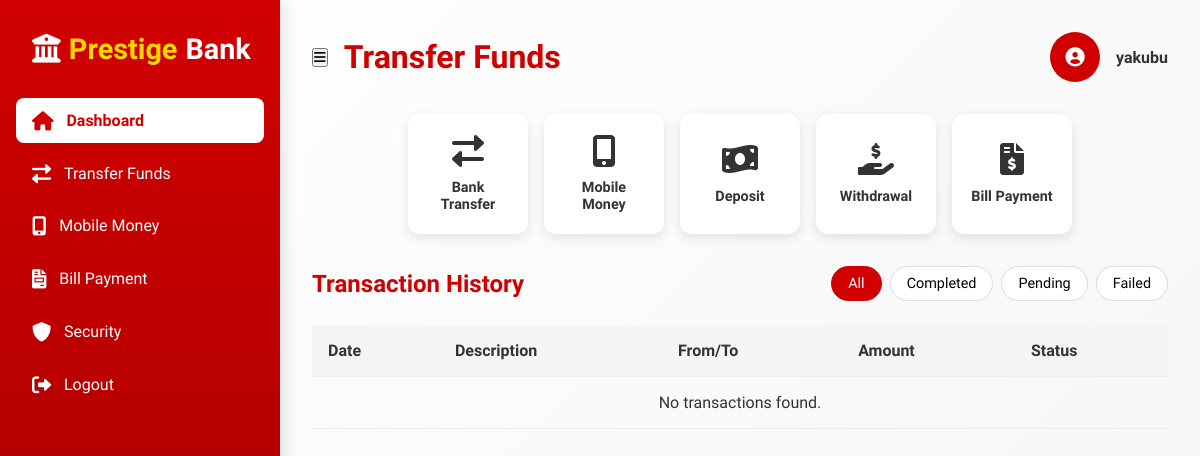
Before: /transfer/ (signed in) with the older database file.
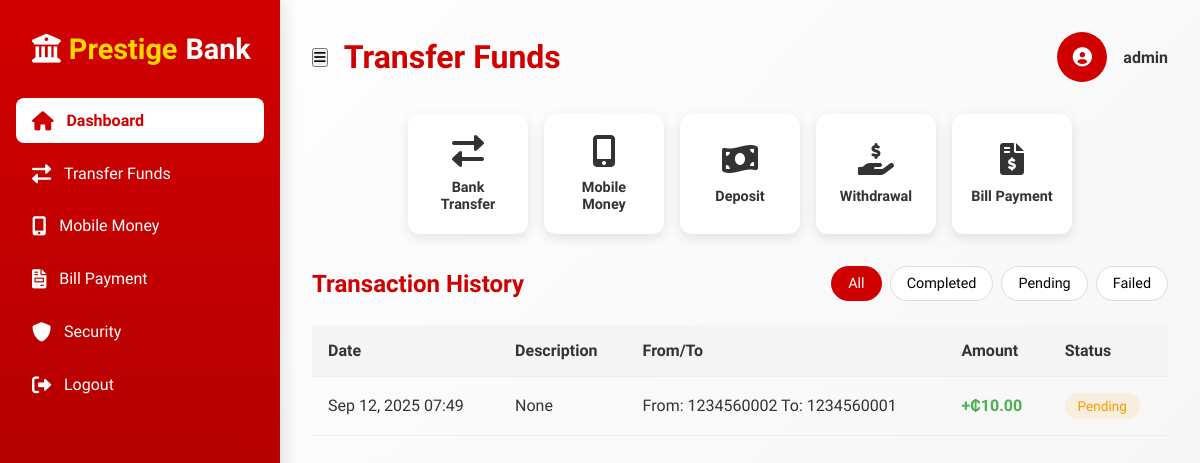
After: the same page with the newer database file.
### accounts/models.py (models this page shows, shortened)
class User(AbstractBaseUser):
    image = models.ImageField(null=True, blank=True)
    username = models.CharField(max_length=100, null=True, blank=True, unique=True)
    full_name = models.CharField(max_length=200, blank=True, null=True)
    email = models.EmailField(unique=True)
    phone = models.CharField(max_length=20, null=True, blank=True)
    biometric_data = models.TextField(null=True, blank=True)
    is_biometric_enabled = models.BooleanField(default=False)
    is_active = models.BooleanField(default=True)
    date_joined = models.DateTimeField(verbose_name="date joined", auto_now_add=True)
    last_login = models.DateTimeField(verbose_name="last joined", auto_now=True)
    is_admin = models.BooleanField(default=False)
    is_staff = models.BooleanField(default=False)
    is_superuser = models.BooleanField(default=False)
    is_ceo = models.BooleanField(default=False, null=True, blank=True)
    is_manager = models.BooleanField(default=False, null=True, blank=True)
    objects = MyAccountManager()
    USERNAME_FIELD = "email"
    REQUIRED_FIELDS = []
    class Meta:
        verbose_name_plural = "Users"
        ordering = ["-id"]
    def get_full_name(self):
        return self.full_name if self.full_name else self.email.split('@')[0]

### bank/models.py (models this page shows, shortened)
class Transaction(TimeBaseModel):
    TRANSACTION_TYPES = [
        ("TRANSFER", "Bank Transfer"),
        ("MOBILE_MONEY", "Mobile Money"),
        ("DEPOSIT", "Deposit"),
        ("WITHDRAWAL", "Withdrawal"),
        ("BILL_PAYMENT", "Bill Payment"),
    ]
    STATUS_CHOICES = [
        ("PENDING", "Pending"),
        ("COMPLETED", "Completed"),
        ("FAILED", "Failed"),
    ]
    transaction_id = models.CharField(max_length=30, unique=True, null=True, blank=True)
    transaction_type = models.CharField(max_length=20, choices=TRANSACTION_TYPES)
    amount = models.DecimalField(max_digits=15, decimal_places=2)
    currency = models.CharField(max_length=3, default="GHS")
    sender_account = models.ForeignKey(
        Account, on_delete=models.PROTECT, related_name="sent_transactions"
    )
    recipient_account = models.ForeignKey(
        Account,
        on_delete=models.PROTECT,
        related_name="received_transactions",
        null=True,
        blank=True,
    )
    recipient_number = models.CharField(max_length=20, null=True, blank=True)
    description = models.TextField(null=True, blank=True)
    status = models.CharField(max_length=10, choices=STATUS_CHOICES, default="PENDING")
    timestamp = models.DateTimeField(auto_now_add=True)
    metadata = models.JSONField(default=dict)
    class Meta:
        ordering = ["-timestamp"]

class Account(TimeBaseModel):
    ACCOUNT_TYPES = [
        ("SAVINGS", "Savings Account"),
        ("CHECKING", "Checking Account"),
        ("FIXED", "Fixed Deposit"),
    ]
    STATUS_CHOICES = [
        ("ACTIVE", "Active"),
        ("DORMANT", "Dormant"),
        ("CLOSED", "Closed"),
    ]
    BIN = "123456"
    customer = models.ForeignKey(User, on_delete=models.CASCADE)
    account_number = models.CharField(max_length=20, unique=True, null=True, blank=True)
    account_type = models.CharField(max_length=20, choices=ACCOUNT_TYPES)
    balance = models.DecimalField(max_digits=15, decimal_places=2, default=0.00)
    currency = models.CharField(max_length=3, default="GHS")
    status = models.CharField(max_length=10, choices=STATUS_CHOICES, default="ACTIVE")
    date_opened = models.DateTimeField(default=timezone.now)
    is_interoperable = models.BooleanField(default=True)
    class Meta:
        ordering = ["-date_opened"]

### bank/views.py (the view)
# urls.py: path("transfer/", views.transfer_funds, name="transfer_funds"),
@login_required
def transfer_funds(request):
    return render(request, "main/transfer.html", {
        "accounts": Account.objects.filter(customer=request.user),
        "transfer_form": TransferForm(user=request.user),
        "mobile_money_form": MobileMoneyForm(user=request.user),
        "bill_payment_form": BillPaymentForm(user=request.user),
        "deposit_form": DepositForm(user=request.user),
        "withdrawal_form": WithdrawalForm(user=request.user),
        "recent_transactions": Transaction.objects.filter(
            Q(sender_account__customer=request.user) |
            Q(recipient_account__customer=request.user)
        ).order_by("-timestamp")[:10],
    })

### templates/main/transfer.html (shortened to what this page needs)
{% extends "main/base.html" %}
{% block content %}
<div class="main-content">
    <div class="header">
        <div style="display: flex; align-items: center; gap: 1rem;">
            <button class="mobile-menu-toggle" id="menuToggle">
                <i class="fas fa-bars"></i>
            </button>
            <div class="page-title">Transfer Funds</div>
        </div>
        <div class="user-profile">
            <div class="user-avatar"><i class="fas fa-user-circle"></i></div>
            <div class="user-name">{{ request.user.get_full_name }}</div>
        </div>
    </div>
    <div class="transaction-types">
        <div class="transaction-type-btn" data-type="TRANSFER"><i class="fas fa-exchange-alt"></i><span>Bank Transfer</span></div>
        <div class="transaction-type-btn" data-type="MOBILE_MONEY"><i class="fas fa-mobile-alt"></i><span>Mobile Money</span></div>
        <div class="transaction-type-btn" data-type="DEPOSIT"><i class="fas fa-money-bill-wave"></i><span>Deposit</span></div>
        <div class="transaction-type-btn" data-type="WITHDRAWAL"><i class="fas fa-hand-holding-usd"></i><span>Withdrawal</span></div>
        <div class="transaction-type-btn" data-type="BILL_PAYMENT"><i class="fas fa-file-invoice-dollar"></i><span>Bill Payment</span></div>
    </div>
    <div class="transactions-section">
        <div class="transactions-header">
            <h2 class="section-title">Transaction History</h2>
            <div class="filter-buttons">
                <button class="filter-btn active" data-filter="all">All</button>
                <button class="filter-btn" data-filter="completed">Completed</button>
                <button class="filter-btn" data-filter="pending">Pending</button>
                <button class="filter-btn" data-filter="failed">Failed</button>
            </div>
        </div>
        <table class="transactions-table">
            <thead>
                <tr><th>Date</th><th>Description</th><th>From/To</th><th>Amount</th><th>Status</th></tr>
            </thead>
            <tbody>
                {% for tx in recent_transactions %}
                <tr class="transaction-row" data-status="{{ tx.status|lower }}">
                    <td>{{ tx.timestamp|date:"M d, Y H:i" }}</td>
                    <td>{{ tx.description }}</td>
                    <td>
                        {% if tx.sender_account %}From: {{ tx.sender_account.account_number }}{% endif %}
                        {% if tx.recipient_account %} To: {{ tx.recipient_account.account_number }}{% endif %}
                    </td>
                    <td class="transaction-amount {% if tx.transaction_type in 'DEBIT,WITHDRAWAL' %}debit{% else %}credit{% endif %}">
                        {% if tx.transaction_type in 'DEBIT,WITHDRAWAL' %}-{% else %}+{% endif %}₵{{ tx.amount }}
                    </td>
                    <td><span class="transaction-status status-{{ tx.status|lower }}">{{ tx.get_status_display }}</span></td>
                </tr>
                {% empty %}
                <tr><td colspan="5" style="text-align: center;">No transactions found.</td></tr>
                {% endfor %}
            </tbody>
        </table>
    </div>
</div>
{% endblock %}

### templates/main/base.html (shortened to what this page needs)
<!DOCTYPE html>
<html lang="en">
<head>
    <link rel="stylesheet" href="https://cdnjs.cloudflare.com/ajax/libs/font-awesome/6.0.0-beta3/css/all.min.css">
</head>
<body>
     <div class="dashboard">
        <div class="sidebar" id="sidebar">
            <div class="logo">
                <i class="fas fa-university"></i>
                <span>Prestige</span>Bank
            </div>
            <div class="nav-menu">
                <div class="nav-item active" onclick="window.location.href='{% url 'dashboard' %}'">
                    <i class="fas fa-home"></i>
                    <span>Dashboard</span>
                </div>
                <div class="nav-item" onclick="window.location.href='{% url 'transfer_funds' %}'">
                    <i class="fas fa-exchange-alt"></i>
                    <span>Transfer Funds</span>
                </div>
                <div class="nav-item" onclick="window.location.href='{% url 'transfer_funds' %}'">
                    <i class="fas fa-mobile-alt"></i>
                    <span>Mobile Money</span>
                </div>
                <div class="nav-item" onclick="window.location.href='{% url 'transfer_funds' %}'">
                    <i class="fas fa-file-invoice"></i>
                    <span>Bill Payment</span>
                </div>
                <div class="nav-item" onclick="window.location.href='{% url 'security_settings' %}'">
                    <i class="fas fa-shield-alt"></i>
                    <span>Security</span>
                </div>
                <div class="nav-item" onclick="window.location.href='{% url 'logout' %}'">
                    <i class="fas fa-sign-out-alt"></i>
                    <span>Logout</span>
                </div>
            </div>
        </div>
       {% block content %}
    {% endblock content %}
    </div>
</body>
</html>

### templates/main/base.html (style rules this page uses)
:root { --primary: #d10000; --primary-dark: #a00000; --primary-light: #ff3333; --secondary: #ffffff; --secondary-dark: #f5f5f5; --accent: #ffd700; --accent-dark: #c5a600; --text-dark: #333333; --text-light: #ffffff; --glass: rgba(255, 255, 255, 0.15); --glass-border: rgba(255, 255, 255, 0.2); --shadow: 0 8px 32px rgba(0, 0, 0, 0.2); --transition: all 0.3s ease; --success: #4caf50; --warning: #ff9800; --danger: #f44336; }
* { margin: 0; padding: 0; box-sizing: border-box; font-family: 'Montserrat', sans-serif; }
body { background: linear-gradient(135deg, #ffffff 0%, #f5f5f5 100%); color: var(--text-dark); min-height: 100vh; overflow-x: hidden; }
.dashboard { display: grid; grid-template-columns: 280px 1fr; min-height: 100vh; }
.sidebar { background: linear-gradient(180deg, var(--primary) 0%, var(--primary-dark) 100%); color: var(--text-light); padding: 2rem 1rem; box-shadow: 5px 0 15px rgba(0, 0, 0, 0.1); position: fixed; top: 0; left: 0; bottom: 0; width: 280px; }
.logo { font-size: 1.8rem; font-weight: 700; margin-bottom: 2rem; padding-left: 1rem; display: flex; align-items: center; gap: 0.5rem; }
.logo span { color: var(--accent); }
.nav-menu { display: flex; flex-direction: column; gap: 0.5rem; }
.nav-item { padding: 0.8rem 1rem; border-radius: 8px; cursor: pointer; transition: var(--transition); display: flex; align-items: center; gap: 0.8rem; font-weight: 500; }
.nav-item.active { background-color: var(--secondary); color: var(--primary); font-weight: 600; }
.nav-item i { font-size: 1.2rem; }
.main-content { padding: 2rem; overflow-y: auto; grid-column: 2; }
.header { display: flex; justify-content: space-between; align-items: center; margin-bottom: 2rem; }
.page-title { font-size: 2rem; font-weight: 700; color: var(--primary); }
.user-profile { display: flex; align-items: center; gap: 1rem; cursor: pointer; }
.user-avatar { width: 50px; height: 50px; border-radius: 50%; background-color: var(--primary); color: white; display: flex; justify-content: center; align-items: center; font-weight: 600; font-size: 1.2rem; }
.user-name { font-weight: 600; }
.section-title { font-size: 1.5rem; font-weight: 600; color: var(--primary); }
.status-pending { background-color: var(--warning); }
table { width: 100%; border-collapse: collapse; margin-bottom: 1rem; }
th, td { padding: 0.75rem; text-align: left; border-bottom: 1px solid #eee; }
th { font-weight: 600; color: var(--primary); }
.transaction-types { display: flex; justify-content: center; gap: 1rem; margin-bottom: 2rem; flex-wrap: wrap; }
.transaction-type-btn { display: flex; flex-direction: column; align-items: center; justify-content: center; width: 120px; height: 120px; background: white; border-radius: 12px; box-shadow: 0 4px 12px rgba(0, 0, 0, 0.1); cursor: pointer; transition: var(--transition); padding: 1rem; text-align: center; }
.transaction-type-btn i { font-size: 2rem; margin-bottom: 0.8rem; }
.transaction-type-btn span { font-weight: 600; font-size: 0.9rem; }
.transactions-section { margin-top: 2rem; }
.transactions-header { display: flex; justify-content: space-between; align-items: center; margin-bottom: 1.5rem; }
.filter-buttons { display: flex; gap: 0.5rem; }
.filter-btn { padding: 0.5rem 1rem; background: var(--secondary); border: 1px solid #ddd; border-radius: 20px; font-size: 0.9rem; cursor: pointer; transition: var(--transition); }
.filter-btn.active { background: var(--primary); color: white; border-color: var(--primary); }
.transactions-table { width: 100%; border-collapse: collapse; margin-bottom: 2rem; }
.transactions-table th { text-align: left; padding: 1rem; background: var(--secondary-dark); color: var(--text-dark); font-weight: 600; }
.transactions-table td { padding: 1rem; border-bottom: 1px solid #eee; }
.transaction-amount { font-weight: 600; }
.transaction-amount.credit { color: var(--success); }
.transaction-status { display: inline-flex; align-items: center; padding: 0.3rem 0.8rem; border-radius: 20px; font-size: 0.85rem; }
.status-pending { background: rgba(255, 152, 0, 0.1); color: var(--warning); }

Changed rows visible on the page:
changed User: user.get_full_name "yakubu" → "admin"
added Transaction: timestamp "Sep 12, 2025 07:49", description "None", sender_account.account_number "1234560002", recipient_account.account_number "1234560001", amount "10.00", status "Pending"
Other visible differences:
text no longer shown: "No transactions found."
